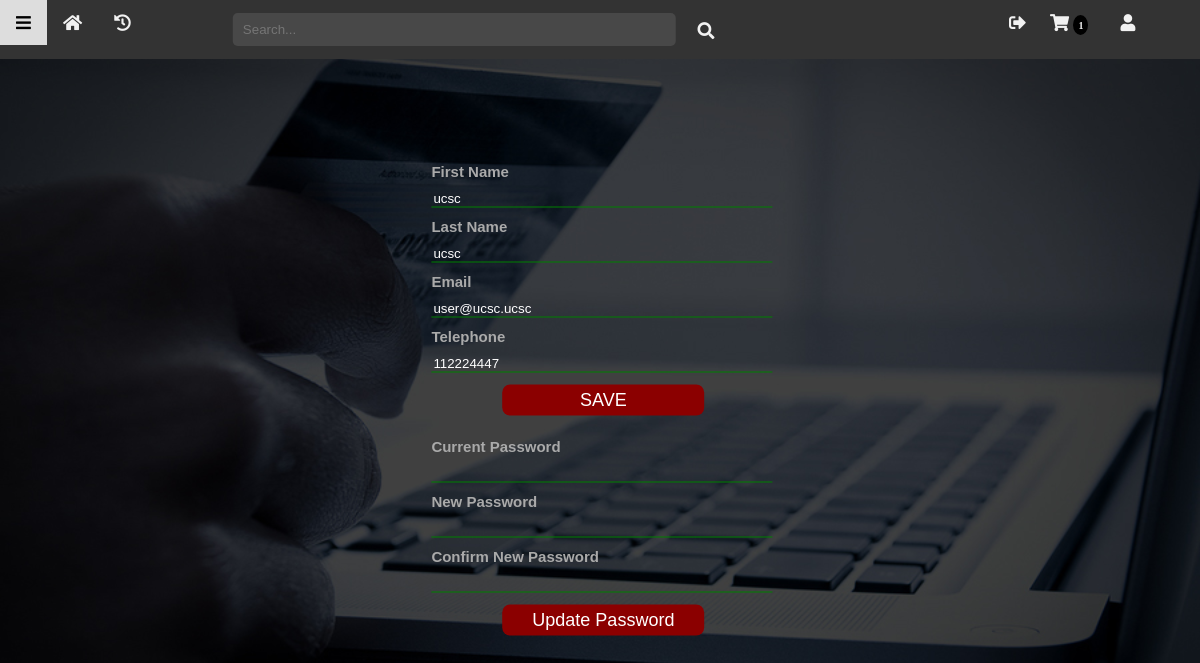
The page /user/profile.php (signed in) on the database its author committed.
### tables this page shows
CREATE TABLE `user` (
  `userId` int(11) NOT NULL,
  `email` varchar(255) NOT NULL,
  `fName` varchar(255) NOT NULL,
  `lName` varchar(255) NOT NULL,
  `tp` int(10) NOT NULL,
  `password` varchar(255) NOT NULL,
  `status` tinyint(1) NOT NULL,
  `type` tinyint(1) NOT NULL
);

### user/profile.php (the view, shortened to what this page needs)
<?php require_once('include/check-login.php'); ?>
<!DOCTYPE html>
<html lang="en">
<head>
	<link rel="stylesheet" type="text/css" href="../css/style.css" >
	<link rel="stylesheet" type="text/css" href="css/user.css" >
	<link rel="stylesheet" type="text/css" href="css/profile.css" >
</head>
<body>
	<nav id="nav">
	  <i class="fas fa-bars" onclick="//showSideNav();"></i>
	  <a href="../index"><i class="fas fa-home" title="home"></i></a>
	  <a href="history">
		<i class="fas fa-history" title="Shopping history"></i>
	  </a>
	  <span>
	  	<form action="index" method='get'>
	  		<input type="text" name="s" id="searchBox" placeholder="Search..." title="Search here...">
	  	</form>
		  <i class="fas fa-search" onclick="search();" title="Click here to search"></i>
		  <a href="cart" target="_blank">
		  	<i class="fas fa-shopping-cart" title="cart">
	  		 	<?php
	  		 		$sql = "SELECT COUNT(userId) FROM cart WHERE userId = {$_SESSION['userId']};";
	  		 		$result  = ($conn->query($sql))->fetch_array();
	  		 		if ($result[0] > 0) {
	  		 			echo "<span>{$result[0]}</span>";
	  		 		}
	  		 	 ?>
		  	</i>
		  </a>
		  <a href="profile">
		  	<i class="fas fa-user" title="Profile"></i>
		  </a>
		  <form action="<?php echo $_SERVER['PHP_SELF']; ?>" id='logout-form' method='post'>
				<i class="fas fa-sign-out-alt" onclick="document.getElementById('logout-btn').click();" title="Log out"></i>
		  </form>
	  </span>
	</nav>
	<?php
 		$sql = "SELECT * FROM user WHERE userId = {$_SESSION['userId']};";
 		$result  = ($conn->query($sql))->fetch_assoc();
 	 ?>
	<main>
		<div class="form">
			<form action="<?php echo $_SERVER['PHP_SELF']; ?>" method='post'>
				<label>First Name</label>
				<input type="text" name="fName" value="<?php echo $result['fName']; ?>">
				<label>Last Name</label>
				<input type="text" name="lName" value="<?php echo $result['lName']; ?>">
				<label>Email</label>
				<input type="email" name="email" value="<?php echo $result['email']; ?>">
				<label>Telephone</label>
				<input type="number" name="tp" value="<?php echo $result['tp']; ?>">
				<button type="submit" name="save" class="btn">SAVE</button>
			</form>
		</div>
		<div class="form2">
			<form action="<?php echo $_SERVER['PHP_SELF']; ?>" method='post'>
				<label>Current Password</label>
				<input type="password" name="currentPass">
				<label>New Password</label>
				<input type="password" name="newPass">
				<label>Confirm New Password</label>
				<input type="password" name="newPassConf">
				<button class="btn" type="submit" name="change">Update Password</button>
			</form>
		</div>
	</main>
</body>
</html>

### css/style.css (style rules this page uses)
body { margin: 0; padding: 0; font-family: sans-serif; height: 100%; background: url('../img/bg.jpg'); background-size: cover; background-repeat: repeat-y; }
.btn { width: 100%; background: none; border: 2px solid #4caf50; color: white; padding: 5px; font-size: 18px; cursor: pointer; margin: 12px 0; }

### user/css/user.css (style rules this page uses)
body { margin: 0; font-size: 28px; font-family: Arial, Helvetica, sans-serif; }
#nav { overflow: hidden; background-color: #333; }
#nav > span { float: right; }
#nav > span > form { float: left; transform: translateX(-325%); }
#nav > span > form input { width: 250%; padding: 5% 0; line-height: 10%; margin: 7.5% 0; border: none; border-radius: 5px; text-indent: 10px; outline: none; background-color: rgba(255,255,255,0.1); color: #fff; }
.fa-search { transform: translateX(-620%); margin-top: 2%; }
#nav i { float: left; display: block; color: #f2f2f2; text-align: center; padding: 14px 16px; text-decoration: none; font-size: 17px; }
.fa-bars { transition: 0.2s; }
.fas { cursor: pointer; }
.fa-shopping-cart span { background-color: #000; padding: 5px; border-radius: 50%; font-size: 10px; transition: 2s; }

### user/css/profile.css (style rules this page uses)
main { position: absolute; top: 50%; left: 50%; transform: translate(-50%, -50%); font-size: 15px; }
main > div > form input { width: 100%; margin-top: 10px; outline-style: none; border: none; background-color: transparent; border-bottom: solid green 1px; color: #fff; }
label { display: block; margin-top: 10px; color: #aaa; font-weight: bold; }
.btn { max-width: 60%; transform: translateX(35%); border-radius: 8px; border: none; background-color: darkred; outline-style: none; transition: 0.5s; }

### rows shown on the page
user: fName "ucsc", lName "ucsc", email "user@ucsc.ucsc", tp "112224447"

### other values the page prints
$result[0] "1"
